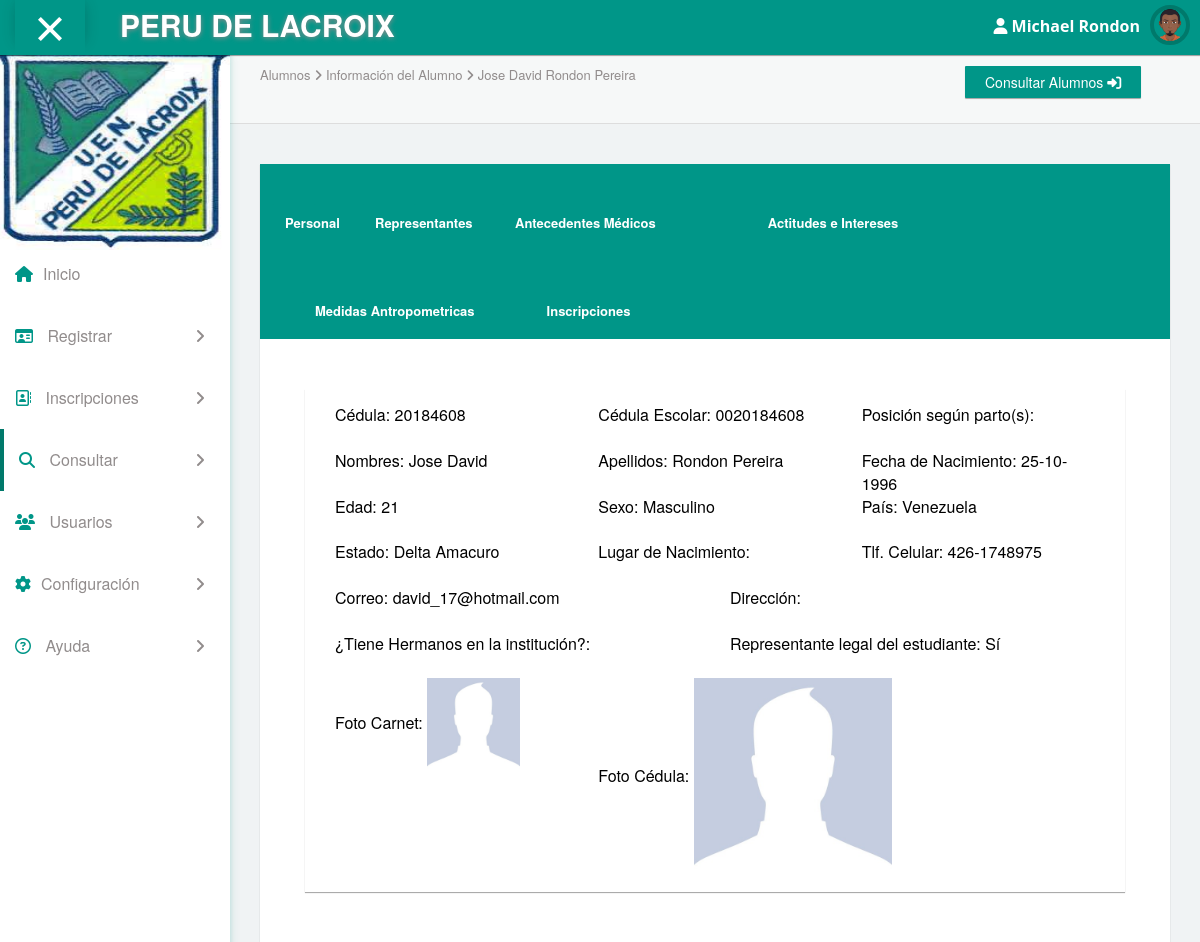
Screenshot of /?view=alumno&mode=VerAlumno&id=3 (signed in) with the database file from the repository.
### tables this page shows
CREATE TABLE `menu` (
  `id_menu` tinyint(4) NOT NULL,
  `logo` text NOT NULL,
  `nombre` varchar(255) DEFAULT NULL
);

CREATE TABLE `usuario` (
  `id_usuario` int(11) NOT NULL,
  `usuario` varchar(100) NOT NULL,
  `clave` varchar(100) NOT NULL,
  `nombre` varchar(50) NOT NULL,
  `apellido` varchar(50) NOT NULL,
  `id_tipo_usu` int(11) NOT NULL,
  `id_status` int(11) NOT NULL,
  `foto` varchar(255) NOT NULL DEFAULT 'default.png'
);

CREATE TABLE `alumnos` (
  `id_alum` int(11) NOT NULL,
  `cedula` int(11) NOT NULL,
  `ced_escolar` varchar(30) NOT NULL,
  `pos_parto` varchar(50) DEFAULT NULL,
  `apellidos` varchar(100) NOT NULL,
  `nombres` varchar(100) NOT NULL,
  `lugar_nac` varchar(100) DEFAULT NULL,
  `fec_nac` date NOT NULL,
  `edad` varchar(2) DEFAULT NULL,
  `direccion` text,
  `hermano` varchar(2) DEFAULT NULL,
  `repre` varchar(20) DEFAULT NULL,
  `especifique` text,
  `fec_lopna` date DEFAULT NULL,
  `sexo` varchar(20) NOT NULL,
  `id_estado` int(11) DEFAULT NULL,
  `id_madre` int(11) DEFAULT NULL,
  `id_status` int(11) NOT NULL,
  `id_padre` int(11) DEFAULT NULL,
  `id_repre` int(11) DEFAULT NULL,
  `id_repre_sup` int(11) DEFAULT NULL,
  `id_pais` int(11) DEFAULT NULL,
  `correo` varchar(100) NOT NULL,
  `id_tlf_cel` int(11) NOT NULL,
  `tlf_cel` int(11) NOT NULL,
  `lopna` varchar(2) NOT NULL,
  `estudiante` tinyint(4) NOT NULL DEFAULT '0',
  `foto_carnet` varchar(255) DEFAULT 'default.png',
  `foto_cedula` varchar(255) DEFAULT 'default.png'
);

CREATE TABLE `estado` (
  `id_estado` int(11) NOT NULL,
  `estado` varchar(30) NOT NULL,
  `id_pais` int(11) DEFAULT NULL
);

CREATE TABLE `cod_tlf_cel` (
  `id_tlf_cel` int(11) NOT NULL,
  `cod_tlf_cel` int(11) NOT NULL
);

### core/bin/functions/Menu.php (called while the page is built, shortened)
<?php
	function Menu(){
		$db=new Conexion();
		$sql=$db->query("SELECT * FROM menu;");
		if($db->rows($sql)>0){
			while($data=$db->recorrer($sql)){
				$_menu[$data['id_menu']]=$data;
			}
		}else{
			$_menu=false;
		}
		return $_menu;
	}
?>

### core/core.php (called while the page is built, shortened)
<?php
	require('core/models/classConexion.php');
	require('core/bin/functions/Users.php');
	require('core/bin/functions/Menu.php');
	$_users=Users();
	$_menu=Menu();
	if(isset($_SESSION['app_id'])){
		require('core/bin/functions/Celular.php');
		require('core/bin/functions/Alumno.php');
		require('core/bin/functions/Pais.php');
		require('core/bin/functions/Estado.php');
		$_celular=Celular();
		$_alumno=Alumno();
		$_pais=Pais();
		$_estado=Estado();
	}
?>

### core/models/classConexion.php (called while the page is built, shortened)
<?php
	class Conexion extends mysqli{
		public function rows($query){
			return mysqli_num_rows($query);
		}
		public function liberar($query){
			return mysqli_free_result($query);
		}
		public function recorrer($query){
			return mysqli_fetch_array($query);
		}
	}
?>

### core/bin/functions/Users.php (called while the page is built, shortened)
<?php
	function Users(){
		$db=new Conexion();
		$sql=$db->query("SELECT * FROM usuario;");
		if($db->rows($sql)>0){
			while($data=$db->recorrer($sql)){
				$users[$data['id_usuario']]=$data;
			}
		}else{
			$users=$_SESSION['users'];
		}
		return $_SESSION['users'];
	}
?>

### core/bin/functions/Alumno.php (called while the page is built, shortened)
<?php
	function Alumno(){
		$db=new Conexion();
		$sql=$db->query("SELECT * FROM alumnos ORDER BY cedula;");
		if($db->rows($sql)>0){
			while($data=$db->recorrer($sql)){
				$_alumno[$data['id_alum']]=$data;
			}
		}else{
			$_alumno=false;
		}
		return $_alumno;
	}
?>

### core/bin/functions/Pais.php (called while the page is built, shortened)
<?php
	function Pais(){
		$db=new Conexion();
		$sql=$db->query("SELECT * FROM pais;");
		if($db->rows($sql)>0){
			while($data=$db->recorrer($sql)){
				$_pais[$data['id_pais']]=$data;
			}
		}else{
			$_pais=false;
		}
		return $_pais;
	}
?>

### core/bin/functions/Estado.php (called while the page is built, shortened)
<?php
	function Estado(){
		$db=new Conexion();
		$sql=$db->query("SELECT * FROM estado;");
		if($db->rows($sql)>0){
			while($data=$db->recorrer($sql)){
				$_estado[$data['id_estado']]=$data;
			}
		}else{
			$_estado=false;
		}
		return $_estado;
	}
?>

### core/bin/functions/Celular.php (called while the page is built, shortened)
<?php
	function Celular(){
		$db=new Conexion();
		$sql=$db->query("SELECT * FROM cod_tlf_cel;");
		if($db->rows($sql)>0){
			while($data=$db->recorrer($sql)){
				$_celular[$data['id_tlf_cel']]=$data;
			}
		}else{
			$_celular=false;
		}
		return $_celular;
	}
?>

### html/alumnos/verAlumno.php (the view, shortened to what this page needs)
<!DOCTYPE html>
<html>
	<?php
		include(HTML_DIR."overall/header.php");
		?>
		<body>
			<?php
		      	include(HTML_DIR."overall/menu.php");
		    ?>
			<div id="content">
				<div class="panel box-shadow-none content-header">
	                <div class="panel-body">
	                    <div class="col-md-9">
	                        <p class="animated fadeInDown">
	                          	Alumnos <span class="fa-angle-right fa"></span> Información del Alumno <span class="fa-angle-right fa"></span> <?php echo $_alumno[$_GET['id']]['nombres']." ".$_alumno[$_GET['id']]['apellidos'];?>
	                        </p>
	                    </div>
	                    <div class="col-md-3">
	                        <p class="animated fadeInDown">
	                          <a class="btn btn-teal" href="?view=alumno&mode=AllAlumno">Consultar Alumnos <i class="fa fa-sign-in" aria-hidden="true"></i></a>
	                        </p>
	                    </div>
	                </div>
	            </div>
	            <div class="col-md-12">
          			<div class="col-md-12">
                        <div class="col-md-12 tabs-area">
			                <ul id="tabs-demo6" class="nav nav-tabs nav-tabs-v6" role="tablist">
              					<li role="presentation" class="active" style="width: 100px;">
                					<a style="margin-left: -30px;" href="#tabs-demo7-area1" id="tabs-demo6-1" role="tab" data-toggle="tab" aria-expanded="true">Personal</a>
              					</li>
              					<li role="presentation" style="width: 100px;">
                					<a style="margin-left: -40px;" href="#tabs-demo7-area2" role="tab" id="tabs-demo6-2" data-toggle="tab" aria-expanded="false">Representantes</a>
              					</li>
              					<li role="presentation">
                					<a href="#tabs-demo7-area3" id="tabs-demo6-3" role="tab" data-toggle="tab" aria-expanded="false">Antecedentes Médicos</a>
              					</li>
              					<li role="presentation" >
                					<a href="#tabs-demo7-area4" role="tab" id="tabs-demo6-4" data-toggle="tab" aria-expanded="false">Actitudes e Intereses</a>
              					</li>
              					<li role="presentation">
                					<a href="#tabs-demo7-area5" role="tab" id="tabs-demo6-5" data-toggle="tab" aria-expanded="false">Medidas Antropometricas</a>
              					</li>
              					<li role="presentation" style="width: 100px;">
                					<a style="margin-left: -40px;" href="#tabs-demo7-area6" role="tab" id="tabs-demo6-6" data-toggle="tab" aria-expanded="false">Inscripciones</a>
              					</li>
            				</ul>
            				<div id="tabsDemo6Content" class="tab-content tab-content-v6 col-md-12">
              					<div role="tabpanel" class="tab-pane fade active in" id="tabs-demo7-area1" aria-labelledby="tabs-demo7-area1">
						            <div class="col-md-12 top-20 padding-0">
						                <div class="col-md-12">
						                    <div class="panel">
						                   		<div class="panel-body">
						                    		<div class="responsive-table" style="color: #000; font-size: 16px;">
						                    			<div class="col-md-4">
						                    				Cédula: <?php echo $_alumno[$_GET['id']]['cedula'];?>
						                    			</div>
						                    			<div class="col-md-4">
						                    				Cédula Escolar: <?php echo $_alumno[$_GET['id']]['ced_escolar'];?>
						                    			</div>
						                    			<div class="col-md-4">
						                    				Posición según parto(s): <?php echo $_alumno[$_GET['id']]['pos_parto'];?>
						                    			</div>
						                    			<br><br>
						                    			<div class="col-md-4">
						                    				Nombres: <?php echo $_alumno[$_GET['id']]['nombres'];?>
						                    			</div>
						                    			<div class="col-md-4">
						                    				Apellidos: <?php echo $_alumno[$_GET['id']]['apellidos'];?>
						                    			</div>
						                    			<div class="col-md-4">
						                    				Fecha de Nacimiento: <?php echo date("d-m-Y", strtotime($_alumno[$_GET['id']]['fec_nac']));?>
						                    			</div>
						                    			<br><br>
						                    			<div class="col-md-4">
						                    				Edad: <?php echo $_alumno[$_GET['id']]['edad'];?>
						                    			</div>
						                    			<div class="col-md-4">
						                    				Sexo: <?php echo $_alumno[$_GET['id']]['sexo'];?>
						                    			</div>
						                    			<div class="col-md-4">
						                    				País: <?php echo $_pais[$_alumno[$_GET['id']]['id_pais']]['pais'];?>
						                    			</div>
						                    			<br><br>
						                    			<div class="col-md-4">
						                    				Estado: <?php echo $_estado[$_alumno[$_GET['id']]['id_estado']]['estado'];?>
						                    			</div>
						                    			<div class="col-md-4">
						                    				Lugar de Nacimiento: <?php echo $_alumno[$_GET['id']]['lugar_nac'];?>
						                    			</div>
						                    			<div class="col-md-4">
						                    				Tlf. Celular: <?php echo $_celular[$_alumno[$_GET['id']]['id_tlf_cel']]['cod_tlf_cel']."-".$_alumno[$_GET['id']]['tlf_cel'];?>
						                    			</div>
						                    			<br><br>
						                    			<div class="col-md-6">
						                    				Correo: <?php echo $_alumno[$_GET['id']]['correo'];?>
						                    			</div>
						                    			<div class="col-md-6">
						                    				Dirección: <?php echo $_alumno[$_GET['id']]['direccion'];?>
						                    			</div>
						                    			<br><br>
						                    			<div class="col-md-6">
						                    				¿Tiene Hermanos en la institución?: <?php echo $_alumno[$_GET['id']]['hermano'];?>
						                    			</div>
						                    			<div class="col-md-6">
						                    				Representante legal del estudiante: <?php echo $_alumno[$_GET['id']]['repre'];?>
						                    			</div>
						                    			<br><br>
						                    			<div class="col-md-4">
						                    				Foto Carnet: <img style="width: 40%;" src="<?php echo RUTA_IMAGENES.$_alumno[$_GET['id']]['foto_carnet']?>">
						                    			</div>
						                    			<div class="col-md-8">
						                    				Foto Cédula: <img style="width: 40%;" src="<?php echo RUTA_IMAGENES.$_alumno[$_GET['id']]['foto_cedula']?>">
						                    			</div>
						                    		</div>
						                  		</div>
						                	</div>
						              	</div>
						            </div>
              					</div>
            				</div>
          				</div>
          			</div>
      			</div>
			</div>
		</body>
</html>

### html/overall/menu.php (shortened to what this page needs)
<nav class="navbar navbar-default header navbar-fixed-top">
    <div class="col-md-12 nav-wrapper">
        <div class="navbar-header" style="width:100%;">
            <div class="opener-left-menu is-open">
                <span class="bottom"></span>
            </div>
            <a href="?view=index" class="navbar-brand">
                <b><?php echo $_menu[1]['nombre'];?></b>
            </a>
            <ul class="nav navbar-nav navbar-right user-nav">
                <li class="user-name"><span><i class="fa fa-user" aria-hidden="true"></i> <?php echo $_users[$_SESSION['app_id']]['nombre']." ".$_users[$_SESSION['app_id']]['apellido'];?></span></li>
                <li class="dropdown avatar-dropdown" style="margin-right: 10px;">
                	<img src="asset/images/<?php echo $_users[$_SESSION['app_id']]['foto'];?>" class="img-circle avatar" alt="user name" data-toggle="dropdown" aria-haspopup="true" aria-expanded="true"/>
                </li>
            </ul>
        </div>
    </div>
</nav>
<div class="container-fluid mimin-wrapper">
    <div id="left-menu">
        <div class="sub-left-menu scroll">
            <ul class="nav nav-list">
                <li><div class="left-bg"><img src="asset/images/<?php echo $_menu[1]['logo'];?>"></div></li>
                <br><br><br><br><br>
                <li id="inicio" class="ripple"><a href="?view=index" class='navegacion'><span class="fa-home fa color-teal"></span>Inicio</a></li>
                <li class="ripple">
                    <a class="tree-toggle nav-header" id="registro">
    	                <span class="fa fa-id-card-o color-teal"></span> Registrar
                        <span class="fa-angle-right fa right-arrow text-right"></span>
                    </a>
                </li>
                <li class="ripple">
                    <a class="tree-toggle nav-header" id="inscripcion">
                        <span class="fa fa-address-book-o color-teal"></span> Inscripciones
                        <span class="fa-angle-right fa right-arrow text-right"></span>
                    </a>
                </li>
                <li class="ripple">
                    <a class="tree-toggle nav-header" id="consulta">
        	            <span class="fa fa-search color-teal"></span> Consultar
                        <span class="fa-angle-right fa right-arrow text-right"></span>
                    </a>
                </li>
                <?php
                    if($_users[$_SESSION['app_id']]['id_tipo_usu']==1){
                        ?>
                            <li class="ripple">
                                <a class="tree-toggle nav-header" id="usuario">
                                    <span class="fa fa-users color-teal"></span> Usuarios
                                    <span class="fa-angle-right fa right-arrow text-right"></span>
                                </a>
                            </li>
                        <?php
                    }
                    if($_users[$_SESSION['app_id']]['id_tipo_usu']==1 || $_users[$_SESSION['app_id']]['id_tipo_usu']==2){
                        ?>
                            <li class="ripple">
                            	<a class="tree-toggle nav-header" id="configuracion">
                            		<span class="fa fa-cog color-teal"></span>Configuración
                            		<span class="fa-angle-right fa right-arrow text-right"></span>
                            	</a>
                            </li>
                        <?php
                    }
                ?>
                <li class="ripple">
                    <a class="tree-toggle nav-header" id="consulta">
                        <span class="fa fa-question-circle-o color-teal"></span> Ayuda
                        <span class="fa-angle-right fa right-arrow text-right"></span>
                    </a>
                </li>
            </ul>
        </div>
    </div>

### rows the page displays
menu: nombre "PERU DE LACROIX", logo (picture)
usuario: nombre "Michael", apellido "Rondon", foto (picture)
alumnos: nombres "Jose David", apellidos "Rondon Pereira", cedula "20184608", ced_escolar "0020184608", fec_nac "25-10-1996", edad "21", sexo "Masculino", id_estado.estado "Delta Amacuro", id_tlf_cel.cod_tlf_cel "426", tlf_cel "1748975", correo "david_17@hotmail.com", repre "Sí", foto_carnet (placeholder picture), foto_cedula (placeholder picture)

### other values shown
$_pais[$_alumno[$_GET['id']]['id_pais']]['pais'] "Venezuela"
